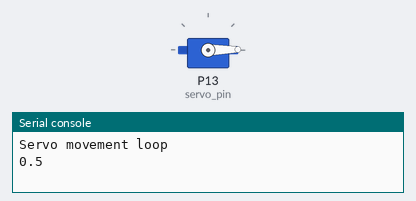
A program run on a simulated BBC micro:bit running MicroPython. Parts: servo, the last lines printed to the serial console. Servo angles are drawn from the pulse width (0.5 ms = 0°, 2.5 ms = 180°).

Above: at 0.05 s.
At 1.25 s:
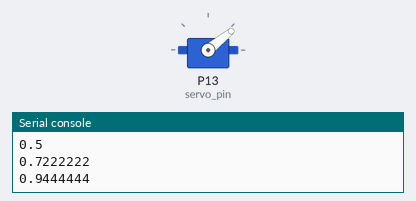
At 2.5 s:
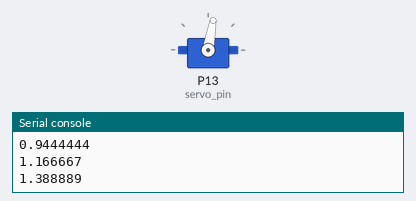
At 5.0 s:
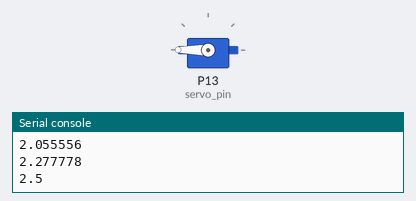
Timing chart, 0 to 6.5 s (numbered marks = the images above):
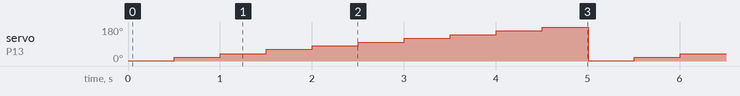

Measured:
- by itself, servo on P13 (servo_pin): repeats every 5.0 s: 39° 0.50 s, 61° 0.50 s, 80° 0.50 s, 99° 0.50 s, 120° 0.50 s, 140° 0.50 s, 161° 0.50 s, 180° 0.50 s, 1° 0.50 s, 20° 0.50 s

The program:

servo_test_loop.py
```python
from microbit import *
# Servo control:
# 100 = 1 millisecond pulse all right
# 200 = 2 millisecond pulse all left
# 150 = 1.5 millisecond pulse center

# Set up the servo pin.
# You can choose pinX (where X is the
# number next to the pin on your board)
servo_pin = pin13 # change 13 to the pin you have the yellow/orange wire connected to
servo_pin.set_analog_period(20)

def move_to_angle(angle, min_angle=0, max_angle=180):
    min_width, max_width = 0.5, 2.5
    width = (angle / max_angle) * (max_width - min_width) + min_width
    print(width)
    set_pulse(width)

def set_pulse(width):
    servo_pin.write_analog(1023 * width / 20)

while True:
    print("Servo movement loop")
    for i in range(0, 200, 20):
        move_to_angle(i)
        sleep(500)
```
